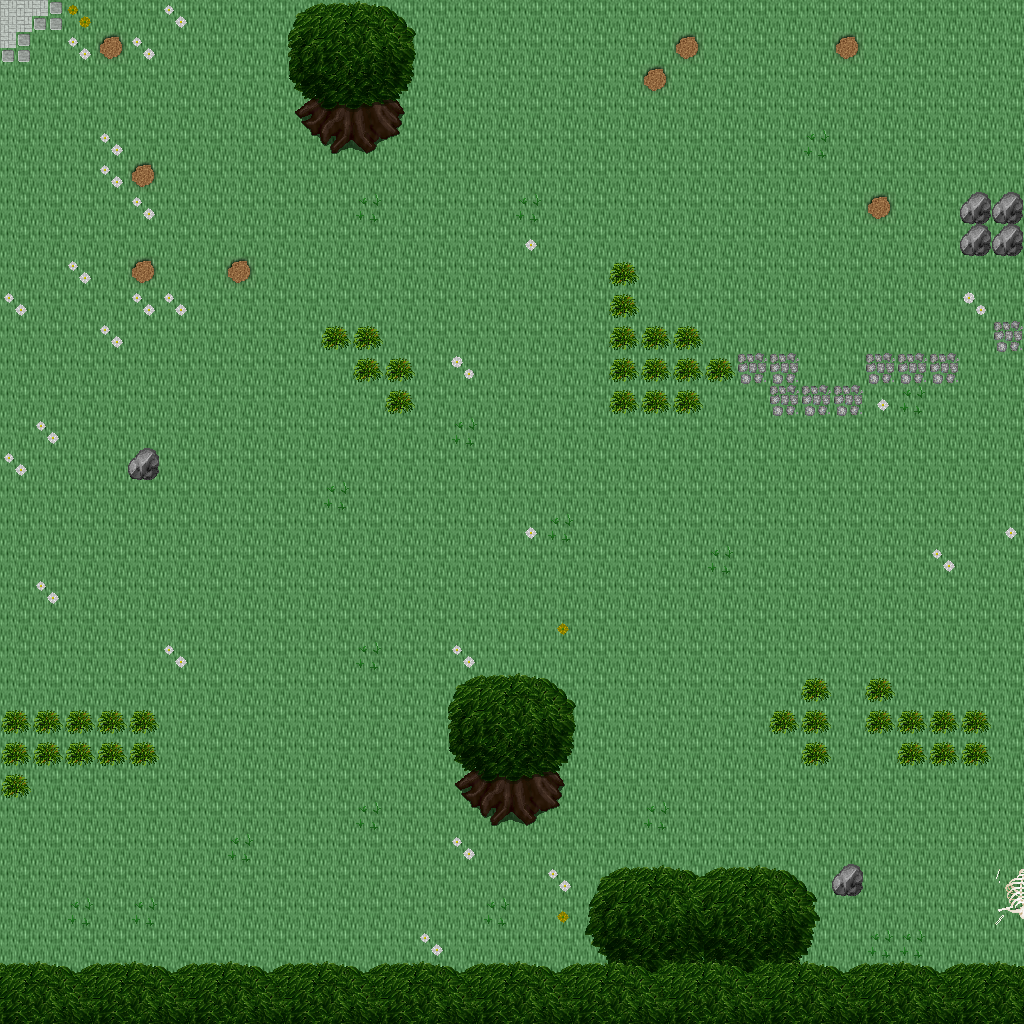

Rendered tile map (Tiled .tmx) drawn with the repository's tilesets; below, a short description and the map source with its tile grids summarised:
An orthogonal 32x32 tile map with 32x32 px tiles, 5 tile layers (Ground, Objects, Objects2, Above, ...), 1 hidden layer not drawn, 23 tilesets.

<map version="1.10" tiledversion="1.11.0" orientation="orthogonal" renderorder="right-down" width="32" height="32" tilewidth="32" tileheight="32" infinite="0" nextlayerid="11" nextobjectid="1">
 <tileset firstgid="1" name="ground_ground" tilewidth="32" tileheight="32" tilecount="33" columns="3">
  <image source="../drawable/ground_ground.png" width="96" height="352" />
 </tileset>
 <tileset firstgid="34" name="ground_grass_edges" tilewidth="32" tileheight="32" tilecount="36" columns="12">
  <image source="../drawable/ground_grass_edges.png" width="384" height="96" />
 </tileset>
 <tileset firstgid="70" name="ground_ridge_earth_pale" tilewidth="32" tileheight="32" tilecount="96" columns="12">
  <image source="../drawable/ground_ridge_earth_pale.png" width="384" height="256" />
 </tileset>
 <tileset firstgid="166" name="plant_flower_daisy_white" tilewidth="32" tileheight="32" tilecount="8" columns="2">
  <image source="../drawable/plant_flower_daisy_white.png" width="64" height="128" />
 </tileset>
 <tileset firstgid="174" name="plant_grasses" tilewidth="32" tileheight="32" tilecount="6" columns="3">
  <image source="../drawable/plant_grasses.png" width="96" height="64" />
 </tileset>
 <tileset firstgid="180" name="plant_flower_daisy_yellow" tilewidth="32" tileheight="32" tilecount="8" columns="2">
  <image source="../drawable/plant_flower_daisy_yellow.png" width="64" height="128" />
 </tileset>
 <tileset firstgid="188" name="ground_rock_pebbles" tilewidth="32" tileheight="32" tilecount="3" columns="1">
  <image source="../drawable/ground_rock_pebbles.png" width="32" height="96" />
 </tileset>
 <tileset firstgid="191" name="plant_tree_tree_darkgreen" tilewidth="32" tileheight="32" tilecount="88" columns="8">
  <image source="../drawable/plant_tree_tree_darkgreen.png" width="256" height="352" />
 </tileset>
 <tileset firstgid="279" name="ground_grass_corners" tilewidth="32" tileheight="32" tilecount="24" columns="6">
  <image source="../drawable/ground_grass_corners.png" width="192" height="128" />
 </tileset>
 <tileset firstgid="303" name="ground_cobbled_paving" tilewidth="32" tileheight="32" tilecount="1" columns="1">
  <image source="../drawable/ground_cobbled_paving.png" width="32" height="32" />
 </tileset>
 <tileset firstgid="304" name="building_decoration_rocks_2" tilewidth="32" tileheight="32" tilecount="2" columns="1">
  <image source="../drawable/building_decoration_rocks_2.png" width="32" height="64" />
 </tileset>
 <tileset firstgid="306" name="plant_bush_bushes" tilewidth="32" tileheight="32" tilecount="10" columns="5">
  <image source="../drawable/plant_bush_bushes.png" width="160" height="64" />
 </tileset>
 <tileset firstgid="316" name="plant_stump_rectangular" tilewidth="32" tileheight="32" tilecount="4" columns="2">
  <image source="../drawable/plant_stump_rectangular.png" width="64" height="64" />
 </tileset>
 <tileset firstgid="320" name="item_corpse_huge_animal" tilewidth="32" tileheight="32" tilecount="16" columns="2">
  <image source="../drawable/item_corpse_huge_animal.png" width="64" height="256" />
 </tileset>
 <tileset firstgid="336" name="logic_item_sheepfood" tilewidth="32" tileheight="32" tilecount="1" columns="1">
  <image source="../drawable/logic_item_sheepfood.png" width="32" height="32" />
 </tileset>
 <tileset firstgid="337" name="logic_creature_rodent" tilewidth="32" tileheight="32" tilecount="8" columns="8">
  <image source="../drawable/logic_creature_rodent.png" width="256" height="32" />
 </tileset>
 <tileset firstgid="345" name="logic_item_sign" tilewidth="32" tileheight="32" tilecount="1" columns="1">
  <image source="../drawable/logic_item_sign.png" width="32" height="32" />
 </tileset>
 <tileset firstgid="346" name="logic_creature_animal" tilewidth="32" tileheight="32" tilecount="32" columns="8">
  <image source="../drawable/logic_creature_animal.png" width="256" height="128" />
 </tileset>
 <tileset firstgid="378" name="logic_collision" tilewidth="32" tileheight="32" tilecount="1" columns="1">
  <image source="../drawable/logic_collision.png" width="32" height="32" />
 </tileset>
 <tileset firstgid="379" name="logic_protection" tilewidth="32" tileheight="32" tilecount="2" columns="2">
  <image source="../drawable/logic_protection.png" width="64" height="32" />
 </tileset>
 <tileset firstgid="381" name="ground_rock_mossy_rubble" tilewidth="32" tileheight="32" tilecount="9" columns="3">
  <image source="../drawable/ground_rock_mossy_rubble.png" width="96" height="96" />
 </tileset>
 <tileset firstgid="390" name="ground_grass_2" tilewidth="32" tileheight="32" tilecount="21" columns="3">
  <image source="../drawable/ground_grass_2.png" width="96" height="224" />
 </tileset>
 <tileset firstgid="411" name="ground_green_paving" tilewidth="32" tileheight="32" tilecount="18" columns="3">
  <image source="../drawable/ground_green_paving.png" width="96" height="192" />
 </tileset>
 <layer id="1" name="Ground" width="32" height="32">
  <data>[1024 cells, 1024 non-empty, 2 distinct tile ids]</data>
 </layer>
 <layer id="2" name="Objects" width="32" height="32">
  <data>[1024 cells, 35 non-empty, 8 distinct tile ids]</data>
 </layer>
 <layer id="3" name="Objects2" width="32" height="32">
  <data>[1024 cells, 80 non-empty, 12 distinct tile ids]</data>
 </layer>
 <layer id="4" name="Above" width="32" height="32">
  <data>[1024 cells, 119 non-empty, 37 distinct tile ids]</data>
 </layer>
 <layer id="5" name="Above2" width="32" height="32">
  <data>[1024 cells, 1 non-empty, 1 distinct tile ids]</data>
 </layer>
 <layer id="6" name="Walkable" width="32" height="32" visible="0">
  <data>[1024 cells, 110 non-empty, 1 distinct tile ids]</data>
 </layer>
 <objectgroup id="7" name="Mapevents" />
 <objectgroup id="8" name="Spawn" />
 <objectgroup id="9" name="Keys" />
 <objectgroup id="10" name="Replace" />
</map>
